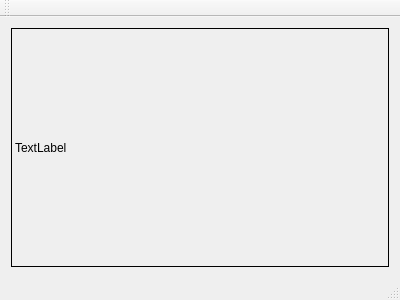
<?xml version="1.0" encoding="UTF-8"?>
<ui version="4.0">
 <class>MainWindow</class>
 <widget class="QMainWindow" name="MainWindow">
  <property name="geometry">
   <rect>
    <x>0</x>
    <y>0</y>
    <width>400</width>
    <height>300</height>
   </rect>
  </property>
  <property name="windowTitle">
   <string>MainWindow</string>
  </property>
  <widget class="QWidget" name="centralWidget">
   <layout class="QHBoxLayout" name="horizontalLayout">
    <item>
     <widget class="QLabel" name="image">
      <property name="frameShape">
       <enum>QFrame::Box</enum>
      </property>
      <property name="text">
       <string>TextLabel</string>
      </property>
     </widget>
    </item>
   </layout>
  </widget>
  <widget class="QMenuBar" name="menuBar">
   <property name="geometry">
    <rect>
     <x>0</x>
     <y>0</y>
     <width>400</width>
     <height>22</height>
    </rect>
   </property>
  </widget>
  <widget class="QToolBar" name="mainToolBar">
   <attribute name="toolBarArea">
    <enum>TopToolBarArea</enum>
   </attribute>
   <attribute name="toolBarBreak">
    <bool>false</bool>
   </attribute>
  </widget>
  <widget class="QStatusBar" name="statusBar"/>
 </widget>
 <layoutdefault spacing="6" margin="11"/>
 <resources/>
 <connections/>
</ui>
